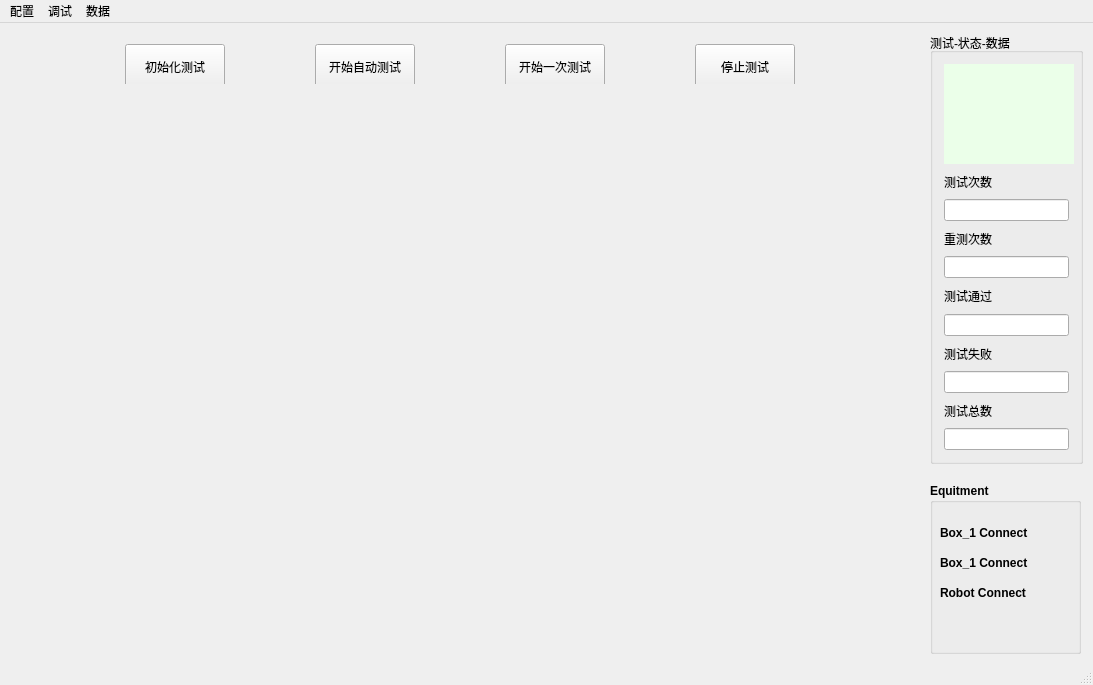
<?xml version="1.0" encoding="UTF-8"?>
<ui version="4.0">
 <class>MainWindow</class>
 <widget class="QMainWindow" name="MainWindow">
  <property name="geometry">
   <rect>
    <x>0</x>
    <y>0</y>
    <width>1093</width>
    <height>685</height>
   </rect>
  </property>
  <property name="font">
   <font>
    <pointsize>9</pointsize>
   </font>
  </property>
  <property name="windowTitle">
   <string>MainWindow</string>
  </property>
  <widget class="QWidget" name="centralWidget">
   <widget class="QGroupBox" name="groupBox">
    <property name="geometry">
     <rect>
      <x>930</x>
      <y>10</y>
      <width>153</width>
      <height>431</height>
     </rect>
    </property>
    <property name="font">
     <font>
      <pointsize>9</pointsize>
     </font>
    </property>
    <property name="title">
     <string>测试-状态-数据</string>
    </property>
    <layout class="QGridLayout" name="gridLayout">
     <item row="0" column="0">
      <widget class="QLabel" name="label">
       <property name="minimumSize">
        <size>
         <width>130</width>
         <height>100</height>
        </size>
       </property>
       <property name="font">
        <font>
         <pointsize>9</pointsize>
        </font>
       </property>
       <property name="styleSheet">
        <string notr="true">background-color: rgb(235, 255, 233);</string>
       </property>
       <property name="text">
        <string/>
       </property>
      </widget>
     </item>
     <item row="1" column="0">
      <widget class="QLabel" name="label_2">
       <property name="font">
        <font>
         <pointsize>9</pointsize>
        </font>
       </property>
       <property name="text">
        <string>测试次数</string>
       </property>
      </widget>
     </item>
     <item row="2" column="0">
      <widget class="QLineEdit" name="lineEdit">
       <property name="font">
        <font>
         <pointsize>9</pointsize>
        </font>
       </property>
      </widget>
     </item>
     <item row="3" column="0">
      <widget class="QLabel" name="label_6">
       <property name="font">
        <font>
         <pointsize>9</pointsize>
        </font>
       </property>
       <property name="text">
        <string>重测次数</string>
       </property>
      </widget>
     </item>
     <item row="4" column="0">
      <widget class="QLineEdit" name="lineEdit_5">
       <property name="font">
        <font>
         <pointsize>9</pointsize>
        </font>
       </property>
      </widget>
     </item>
     <item row="5" column="0">
      <widget class="QLabel" name="label_3">
       <property name="font">
        <font>
         <pointsize>9</pointsize>
        </font>
       </property>
       <property name="text">
        <string>测试通过</string>
       </property>
      </widget>
     </item>
     <item row="6" column="0">
      <widget class="QLineEdit" name="lineEdit_2">
       <property name="font">
        <font>
         <pointsize>9</pointsize>
        </font>
       </property>
      </widget>
     </item>
     <item row="7" column="0">
      <widget class="QLabel" name="label_4">
       <property name="font">
        <font>
         <pointsize>9</pointsize>
        </font>
       </property>
       <property name="text">
        <string>测试失败</string>
       </property>
      </widget>
     </item>
     <item row="8" column="0">
      <widget class="QLineEdit" name="lineEdit_3">
       <property name="font">
        <font>
         <pointsize>9</pointsize>
        </font>
       </property>
      </widget>
     </item>
     <item row="9" column="0">
      <widget class="QLabel" name="label_5">
       <property name="font">
        <font>
         <pointsize>9</pointsize>
        </font>
       </property>
       <property name="text">
        <string>测试总数</string>
       </property>
      </widget>
     </item>
     <item row="10" column="0">
      <widget class="QLineEdit" name="lineEdit_4">
       <property name="font">
        <font>
         <pointsize>9</pointsize>
        </font>
       </property>
      </widget>
     </item>
    </layout>
   </widget>
   <widget class="QWidget" name="layoutWidget">
    <property name="geometry">
     <rect>
      <x>30</x>
      <y>10</y>
      <width>861</width>
      <height>51</height>
     </rect>
    </property>
    <layout class="QGridLayout" name="gridLayout_2">
     <item row="0" column="0">
      <widget class="QPushButton" name="pushButton">
       <property name="minimumSize">
        <size>
         <width>100</width>
         <height>45</height>
        </size>
       </property>
       <property name="maximumSize">
        <size>
         <width>100</width>
         <height>45</height>
        </size>
       </property>
       <property name="font">
        <font>
         <pointsize>9</pointsize>
        </font>
       </property>
       <property name="text">
        <string>初始化测试</string>
       </property>
      </widget>
     </item>
     <item row="0" column="1">
      <widget class="QPushButton" name="pushButton_2">
       <property name="minimumSize">
        <size>
         <width>100</width>
         <height>45</height>
        </size>
       </property>
       <property name="maximumSize">
        <size>
         <width>100</width>
         <height>45</height>
        </size>
       </property>
       <property name="font">
        <font>
         <pointsize>9</pointsize>
        </font>
       </property>
       <property name="text">
        <string>开始自动测试</string>
       </property>
      </widget>
     </item>
     <item row="0" column="2">
      <widget class="QPushButton" name="pushButton_3">
       <property name="minimumSize">
        <size>
         <width>100</width>
         <height>45</height>
        </size>
       </property>
       <property name="maximumSize">
        <size>
         <width>100</width>
         <height>45</height>
        </size>
       </property>
       <property name="font">
        <font>
         <pointsize>9</pointsize>
        </font>
       </property>
       <property name="text">
        <string>开始一次测试</string>
       </property>
      </widget>
     </item>
     <item row="0" column="3">
      <widget class="QPushButton" name="pushButton_4">
       <property name="minimumSize">
        <size>
         <width>100</width>
         <height>45</height>
        </size>
       </property>
       <property name="maximumSize">
        <size>
         <width>100</width>
         <height>45</height>
        </size>
       </property>
       <property name="font">
        <font>
         <pointsize>9</pointsize>
        </font>
       </property>
       <property name="text">
        <string>停止测试</string>
       </property>
      </widget>
     </item>
    </layout>
   </widget>
   <widget class="QGroupBox" name="groupBox_2">
    <property name="geometry">
     <rect>
      <x>930</x>
      <y>460</y>
      <width>151</width>
      <height>171</height>
     </rect>
    </property>
    <property name="font">
     <font>
      <weight>75</weight>
      <bold>true</bold>
     </font>
    </property>
    <property name="title">
     <string>Equitment</string>
    </property>
    <widget class="QLabel" name="label_9">
     <property name="geometry">
      <rect>
       <x>10</x>
       <y>100</y>
       <width>111</width>
       <height>20</height>
      </rect>
     </property>
     <property name="text">
      <string>Robot Connect</string>
     </property>
    </widget>
    <widget class="QLabel" name="label_8">
     <property name="geometry">
      <rect>
       <x>10</x>
       <y>70</y>
       <width>111</width>
       <height>20</height>
      </rect>
     </property>
     <property name="text">
      <string>Box_1 Connect</string>
     </property>
    </widget>
    <widget class="QLabel" name="label_7">
     <property name="geometry">
      <rect>
       <x>10</x>
       <y>40</y>
       <width>111</width>
       <height>20</height>
      </rect>
     </property>
     <property name="text">
      <string>Box_1 Connect</string>
     </property>
    </widget>
   </widget>
  </widget>
  <widget class="QMenuBar" name="menuBar">
   <property name="geometry">
    <rect>
     <x>0</x>
     <y>0</y>
     <width>1093</width>
     <height>21</height>
    </rect>
   </property>
   <property name="font">
    <font>
     <pointsize>9</pointsize>
    </font>
   </property>
   <widget class="QMenu" name="menu">
    <property name="font">
     <font>
      <pointsize>9</pointsize>
     </font>
    </property>
    <property name="title">
     <string>调试</string>
    </property>
    <addaction name="a_FWDebug"/>
    <addaction name="separator"/>
    <addaction name="a_PowerDebug"/>
    <addaction name="separator"/>
    <addaction name="a_EMDebug"/>
    <addaction name="separator"/>
   </widget>
   <widget class="QMenu" name="menu_2">
    <property name="font">
     <font>
      <pointsize>9</pointsize>
     </font>
    </property>
    <property name="title">
     <string>配置</string>
    </property>
    <addaction name="a_USBConfig"/>
    <addaction name="separator"/>
    <addaction name="a_FWConfig"/>
    <addaction name="separator"/>
    <addaction name="a_EMConfig"/>
    <addaction name="separator"/>
    <addaction name="a_PowerLimit"/>
    <addaction name="separator"/>
   </widget>
   <widget class="QMenu" name="menu_3">
    <property name="font">
     <font>
      <pointsize>9</pointsize>
     </font>
    </property>
    <property name="title">
     <string>数据</string>
    </property>
    <addaction name="a_DataTable"/>
    <addaction name="separator"/>
   </widget>
   <addaction name="menu_2"/>
   <addaction name="menu"/>
   <addaction name="menu_3"/>
  </widget>
  <widget class="QStatusBar" name="statusBar">
   <property name="font">
    <font>
     <pointsize>9</pointsize>
    </font>
   </property>
  </widget>
  <action name="a_FWDebug">
   <property name="checkable">
    <bool>false</bool>
   </property>
   <property name="text">
    <string>固件调试</string>
   </property>
  </action>
  <action name="a_PowerDebug">
   <property name="text">
    <string>功率调试</string>
   </property>
  </action>
  <action name="a_EMDebug">
   <property name="checkable">
    <bool>false</bool>
   </property>
   <property name="text">
    <string>外围设备调试</string>
   </property>
  </action>
  <action name="a_FWConfig">
   <property name="checkable">
    <bool>false</bool>
   </property>
   <property name="text">
    <string>固件配置</string>
   </property>
  </action>
  <action name="a_EMConfig">
   <property name="checkable">
    <bool>false</bool>
   </property>
   <property name="text">
    <string>外围设备配置</string>
   </property>
  </action>
  <action name="a_PowerLimit">
   <property name="checkable">
    <bool>false</bool>
   </property>
   <property name="text">
    <string>功率上下限自配置</string>
   </property>
  </action>
  <action name="a_DataTable">
   <property name="checkable">
    <bool>false</bool>
   </property>
   <property name="text">
    <string>数据表格</string>
   </property>
  </action>
  <action name="a_USBConfig">
   <property name="text">
    <string>USB配置</string>
   </property>
  </action>
 </widget>
 <layoutdefault spacing="6" margin="11"/>
 <resources/>
 <connections/>
</ui>
